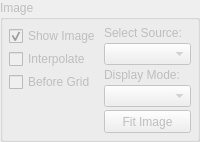
         <widget class="QGroupBox" name="layout_image_options">
          <property name="enabled">
           <bool>false</bool>
          </property>
          <property name="title">
           <string>Image</string>
          </property>
          <layout class="QHBoxLayout" name="horizontalLayout">
           <property name="spacing">
            <number>3</number>
           </property>
           <property name="leftMargin">
            <number>6</number>
           </property>
           <property name="topMargin">
            <number>6</number>
           </property>
           <property name="rightMargin">
            <number>6</number>
           </property>
           <property name="bottomMargin">
            <number>6</number>
           </property>
           <item>
            <layout class="QVBoxLayout" name="verticalLayout_2">
             <item>
              <widget class="QCheckBox" name="chb_image_show">
               <property name="text">
                <string>Show Image</string>
               </property>
               <property name="checked">
                <bool>true</bool>
               </property>
              </widget>
             </item>
             <item>
              <widget class="QCheckBox" name="chb_image_interp">
               <property name="text">
                <string>Interpolate</string>
               </property>
              </widget>
             </item>
             <item>
              <widget class="QCheckBox" name="chb_image_grid">
               <property name="text">
                <string>Before Grid</string>
               </property>
              </widget>
             </item>
             <item>
              <spacer name="verticalSpacer">
               <property name="orientation">
                <enum>Qt::Vertical</enum>
               </property>
               <property name="sizeType">
                <enum>QSizePolicy::Fixed</enum>
               </property>
               <property name="sizeHint" stdset="0">
                <size>
                 <width>20</width>
                 <height>40</height>
                </size>
               </property>
              </spacer>
             </item>
            </layout>
           </item>
           <item>
            <layout class="QVBoxLayout" name="verticalLayout">
             <property name="spacing">
              <number>3</number>
             </property>
             <item>
              <widget class="QLabel" name="label_image_source">
               <property name="text">
                <string>Select Source:</string>
               </property>
              </widget>
             </item>
             <item>
              <widget class="QComboBox" name="cb_image_source">
               <property name="enabled">
                <bool>false</bool>
               </property>
              </widget>
             </item>
             <item>
              <widget class="QLabel" name="label">
               <property name="text">
                <string>Display Mode:</string>
               </property>
              </widget>
             </item>
             <item>
              <widget class="QComboBox" name="cb_image_mode">
               <property name="enabled">
                <bool>false</bool>
               </property>
              </widget>
             </item>
             <item>
              <widget class="QPushButton" name="pb_image_fit">
               <property name="enabled">
                <bool>false</bool>
               </property>
               <property name="minimumSize">
                <size>
                 <width>0</width>
                 <height>23</height>
                </size>
               </property>
               <property name="maximumSize">
                <size>
                 <width>16777215</width>
                 <height>23</height>
                </size>
               </property>
               <property name="text">
                <string>Fit Image</string>
               </property>
              </widget>
             </item>
            </layout>
           </item>
          </layout>
         </widget>
